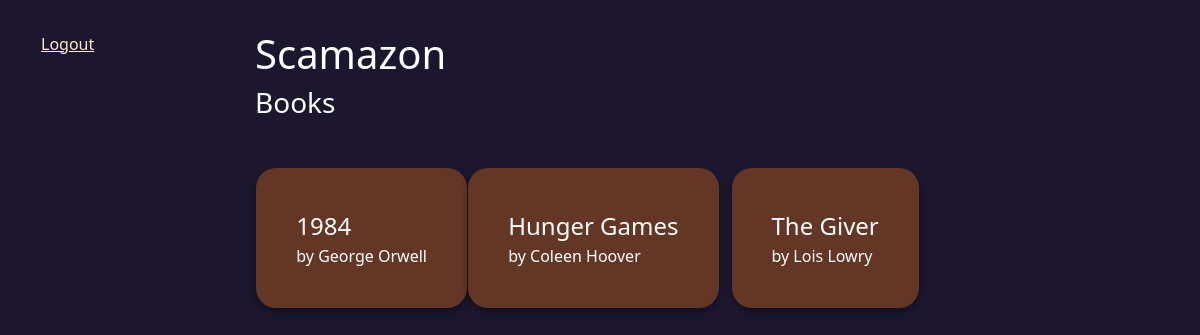
/browse-books/ (signed in), run on the app's committed database.
### store/models.py (models this page shows, shortened)
class Book(models.Model):
    title = models.CharField(max_length=200);
    author = models.CharField(max_length=200);
    isbn = models.CharField(max_length=13, primary_key=True);
    pages = models.IntegerField(default=0, validators = [MinValueValidator(0)]);
    rating = models.FloatField(default=0, validators = [MinValueValidator(0), MaxValueValidator(5.0)]);
    description = models.CharField(default = None, blank = True, null = True, max_length = 1500);

### store/views.py (the view)
# urls.py: path("browse-books/", views.browse_books, name='browse-books'),
@login_required
def browse_books(request):
    book_list = Book.objects.all().order_by('title').values()
    context = {
        "book_list" : book_list,
    }
    return render(request, 'browse_books.html', context = context)

### store/templates/browse_books.html
{% extends "base_generic.html" %}
{% block content %}
<h1> Scamazon </h1>
<h3> Books</h3>
<div class="books-holder">
{% for instance in book_list %}
  <a class="book-holder" href = "/books/{{instance.isbn}}/">
    <div class="book-title">{{ instance.title }}</div>
    <div class="book-author">by {{instance.author}}</div>
  </a>
{% endfor %}
</div>
{% endblock %}

### store/static/style.css (style rules this page uses)
body { background-color: rgba(28,23,47,255); color: white; }
a, .btn-link { color: blanchedalmond; }
.books-holder { display: grid; grid-template-columns: repeat(4, 1fr); }
.book-holder { margin: 40px auto; box-shadow: rgba(0, 0, 0, 0.35) 0px 4px 6px; padding: 40px; width: max-content; border-radius: 20px; background-color: rgb(99, 54, 38); color: white; text-decoration: none; }
a { text-decoration: none; }
.book-title { font-size: x-large; }

### data on the page
Book: title "1984", author "George Orwell"
Book: title "Hunger Games", author "Coleen Hoover"
Book: title "The Giver", author "Lois Lowry"
